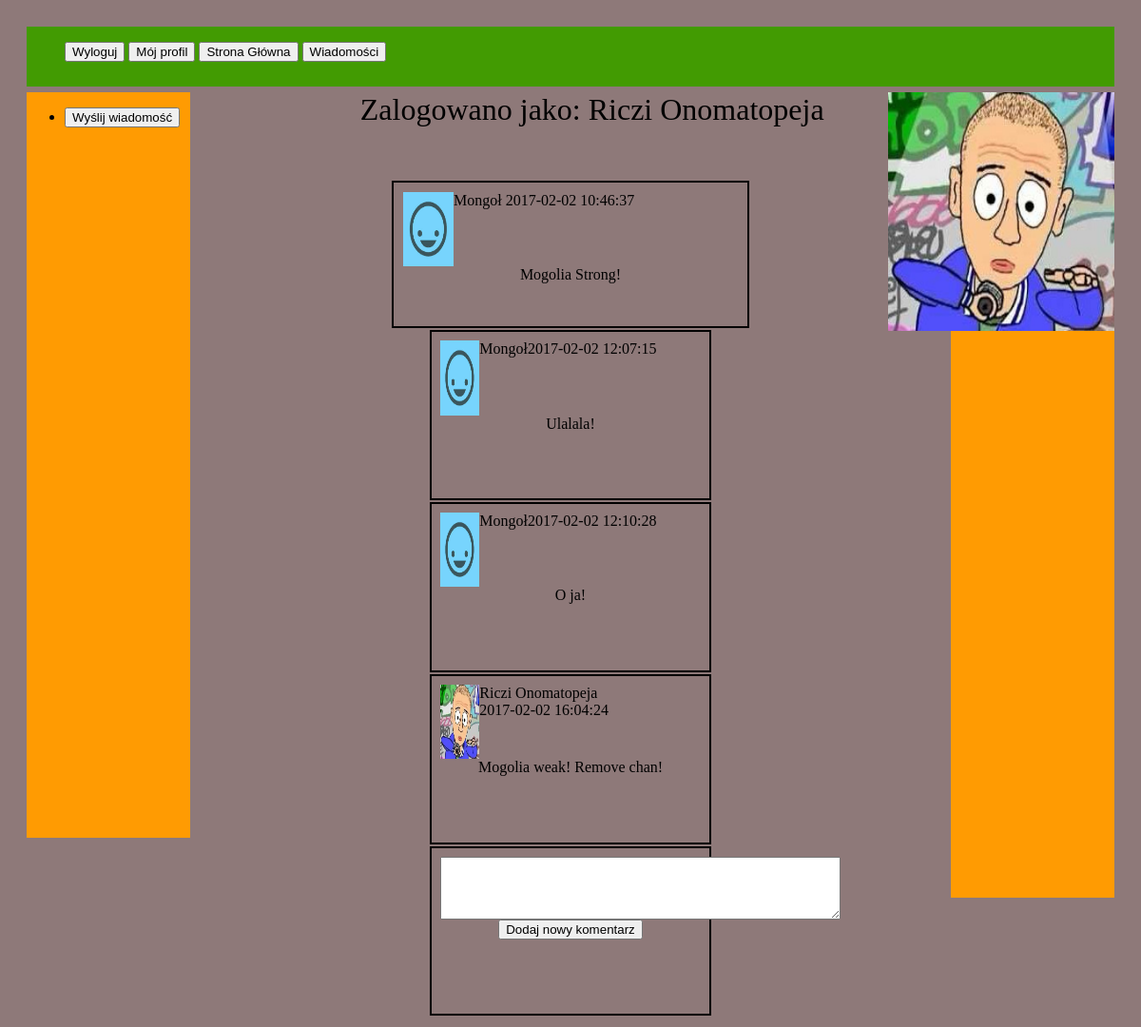
Screenshot of /showPost.php?postId=9 (signed in) with the database file from the repository.
### tables this page shows
CREATE TABLE `Users` (
  `id` int(11) NOT NULL,
  `username` varchar(100) NOT NULL,
  `email` varchar(100) NOT NULL,
  `hashed_password` varchar(100) NOT NULL,
  `image` varchar(100) NOT NULL DEFAULT 'img/default.jpeg'
);

CREATE TABLE `Tweets` (
  `id` int(11) NOT NULL,
  `user_id` int(11) NOT NULL,
  `text` varchar(140) NOT NULL,
  `date` datetime NOT NULL
);

CREATE TABLE `Comments` (
  `id` int(11) NOT NULL,
  `user_id` int(11) NOT NULL,
  `post_id` int(11) NOT NULL,
  `text` varchar(60) NOT NULL,
  `date` datetime NOT NULL
);

### src/user.php (called while the page is built, shortened)
<?php
include 'mysqlConn.php';
class User
{
    private $id;
    private $username;
    private $image;
    public function __construct()
    {
        $this->id = -1;
        $this->username = "";
        $this->image= 'img/default.jpeg ';
    }
    public function getUsername()
    {
        return $this->username;
    }
    public function getImage()
    {
        return $this->image;
    }
    public function getId()
    {
        return $this->id;
    }
    static public function loadUserById($id)
    {
        global $conn;
        $sql = "SELECT * FROM Users WHERE id=$id";
        $result = $conn->query($sql);
        if($result == true && $result->rowCount() == 1)
        {
            $row = $result->fetch();
            $loadedUser = new User();
            $loadedUser->id = $row['id'];
            $loadedUser->username = $row['username'];
            $loadedUser->hashedPassword = $row['hashed_password'];
            $loadedUser->email = $row['email'];
            $loadedUser->image = $row['image'];
            return $loadedUser;
        }
        return null;
    }
}

### src/tweet.php (called while the page is built, shortened)
<?php
include 'mysqlConn.php';
class Tweet
{
    private $id;
    private $userId;
    private $text;
    private $creationDate;
    public function __construct()
    {
        $this->id=-1;
        $this->userId='';
        $this->text='';
        $this->creationDate = date("Y-m-d H:i:s");
    }
    public function getUserId()
    {
        return $this->userId;
    }
    public function getText()
    {
        return $this->text;
    }
    public function getId()
    {
        return $this->id;
    }
    public function getDate()
    {
        return $this->creationDate;
    }
    static public function loadTweetById($id)
    {
        global $conn;
        $sql = "SELECT * FROM Tweets WHERE id=$id ORDER BY date DESC";
        $result = $conn->query($sql);
        if($result == true && $result->rowCount() == 1)
        {
            $row = $result->fetch();
            $loadedTweet = new Tweet();
            $loadedTweet->id = $row['id'];
            $loadedTweet->userId = $row['user_id'];
            $loadedTweet->text = $row['text'];
            $loadedTweet->creationDate = $row['date'];
            return $loadedTweet;
        }
        return null;
    }
}

### src/comment.php (called while the page is built, shortened)
<?php
include 'mysqlConn.php';
class Comment
{
    private $userId;
    private $text;
    private $creationDate;
    public function __construct()
    {
        $this->userId='';
        $this->text='';
        $this->creationDate = date("Y-m-d H:i:s");
    }
    public function getUserId()
    {
        return $this->userId;
    }
    public function getText()
    {
        return $this->text;
    }
    public function getDate()
    {
        return $this->creationDate;
    }
    static public function loadCommentByPostId($id)
    {
        global $conn;
        $ret = [];
        $sql = "SELECT * FROM Comments WHERE post_id=$id";
        $result = $conn->query($sql);
        if($result == true && $result->rowCount() > 0)
        {
            foreach($result as $row)
            {
                $loadedComment = new Comment();
                $loadedComment->id = $row['id'];
                $loadedComment->userId = $row['user_id'];
                $loadedComment->postId = $row['post_id'];
                $loadedComment->text = $row['text'];
                $loadedComment->creationDate = $row['date'];
                $ret[] = $loadedComment;
            }
            return $ret;
        }
        return null;
    }
}

### src/drawTweetById.php (the view)
<?php
include 'user.php';
include 'tweet.php';
include 'comment.php';
function drawTweetById($id)
{
    $user = new User();
    $tweets= new Tweet();
    $tweet = $tweets->loadTweetById($id);
    if ($tweet)
    {
            $comments=  drawCommentsForPost($tweet->getId());
            $user = $user->loadUserById($tweet->getUserId());
            $name = $user->getUsername();
            $image = $user->getImage();
            $text = $tweet->getText();
            $date = $tweet->getDate();
        echo('<div class="tweet">
        <div class="post">
            <div class="image"><img src="'.$image.'"></div>
            <div class="userName"><a href="showUser.php?userId='.$user->getId().'">'.$name.'</a></div>
            <div class="delete">&nbsp'.$date.'</div>
            <div class="postText">'.$text.'</div>
        </div>'.$comments.'</div>');
    }
}
function drawCommentsForPost($postId)
{
    $output='';
    $comments = new Comment();
    $user = new User();
    $comments = $comments->loadCommentByPostId($postId);
    if ($comments)
    {
        foreach ($comments as $comment)
        {
            $user = $user->loadUserById($comment->getUserId());
            $image = $user->getImage();
            $name = $user->getUsername();
            $date = $comment->getDate();
            $text = $comment->getText();
            $output.= '
            <div class="commenty">
                    <div class="image"><img src="'.$image.'"></div>
                    <div class="userName"><a href="showUser.php?userId='.$user->getId().'">'.$name.'</a></div>
                    <div class="delete">'.$date.'</div>
                    <div class="postText">'.$text.'</div>
                    </div>
            ';
        }
    }
    $output.='<div class="commenty"><form action="src/addComm.php" method="POST" class="newTweetForm">
                <textarea name="comText" class="comText" maxlength="60" rows="4" cols="50"></textarea>
                <input style="display: none;"type="text" name="postId" value="'.$postId.'"></input>
                <br>
                <span class="counter"></span>
                <input type="submit" value="Dodaj nowy komentarz">
            </form></div>';
    return $output;
}

### showPost.php (shortened to what this page needs)
<?php
    include 'src/drawTweetById.php';
        $user = new User();
    $user = $user->loadUserById($_SESSION['id']);
    $image = $user->getImage();
    $name = $user->getUsername();
?>
<html lang="en">
<head>
    <link rel="stylesheet" href="style/style.css">
</head>
<body>
    <div id="container">
        <div id="menu">
            <ul>
                    <li><form action="src/logout.php"><input type="submit" value="Wyloguj"></form></li>
                    <li><a href="myProfile.php"><button>Mój profil</button></a></li>
                    <li><a href="index.php"><button>Strona Główna</button></a></li>
                    <li><a href="messages.php"><button>Wiadomości</button></a></li>
            </ul>
            <div id="user">
                <span id="userName">Zalogowano jako:
                    <?php
                    echo $name;
                      ?>
                </span>
                <img id="userImage" src="
                <?php
                echo $image;
                ?>">
            </div>
        </div>
        <div class="margin">
            <ul>
                    <li><button id="messageBtn">Wyślij wiadomość</button></li>
            </ul>
        </div>
        <div id="content">
            <?php
            if(isset($_GET['postId']))
            {
                $postId = $_GET['postId'];
                drawTweetById($postId);
            }
            ?>
        </div>
        <div class="margin"></div>
    </div>
</body>
</html>

### style/style.css (style rules this page uses)
body { background-color: #8e7979; }
#user { float: right; height: 100%; }
#userName { font-size: 200%; float: left; }
#userImage { float: right; height: 400%; width: 30%; position: relative; }
a:link { color: black; text-decoration: none; }
#container { padding: 20px; position:relative; }
#menu { width: 100%; height: 8%; background-color: #429b02; }
#menu li { display: inline-block; }
#menu ul { display: inline-block; }
.margin { width: 15%; height: 100%; background-color: #ff9b02; float: left; }
#content { padding-top: 20px; text-align: center; float: left; width: 70%; height: 100%; align-content: center; }
.tweet { padding: 10px; position: relative; clear: left; }
.post { width: 45%; margin: 0 auto; padding: 10px; border: 2px solid black; position: relative; }
.image { width:15%; height: 10%; float: left; }
.post .image { width:15%; float: left; }
.image img { width: 100%; height: 100%; }
.userName { float: left; }
.postText { clear: left; word-break: normal ; white-space:normal; width: 100%; margin-bottom: 10%; }
.delete { float: right; }
.commenty { padding: 9px; width: 35%; min-height: 20%; margin: 2 auto; border: 2px solid black; }
.delete { float: left; }

### rows the page displays
users: username "Riczi Onomatopeja", image (picture)
users: image (placeholder picture), username "Mongoł"
tweets: date "2017-02-02 10:46:37", text "Mogolia Strong!"
comments: user.image (placeholder picture), user.username "Mongoł", date "2017-02-02 12:07:15", text "Ulalala!"
comments: user.image (placeholder picture), user.username "Mongoł", date "2017-02-02 12:10:28", text "O ja!"
comments: user.image (picture), user.username "Riczi Onomatopeja", date "2017-02-02 16:04:24", text "Mogolia weak! Remove chan!"
